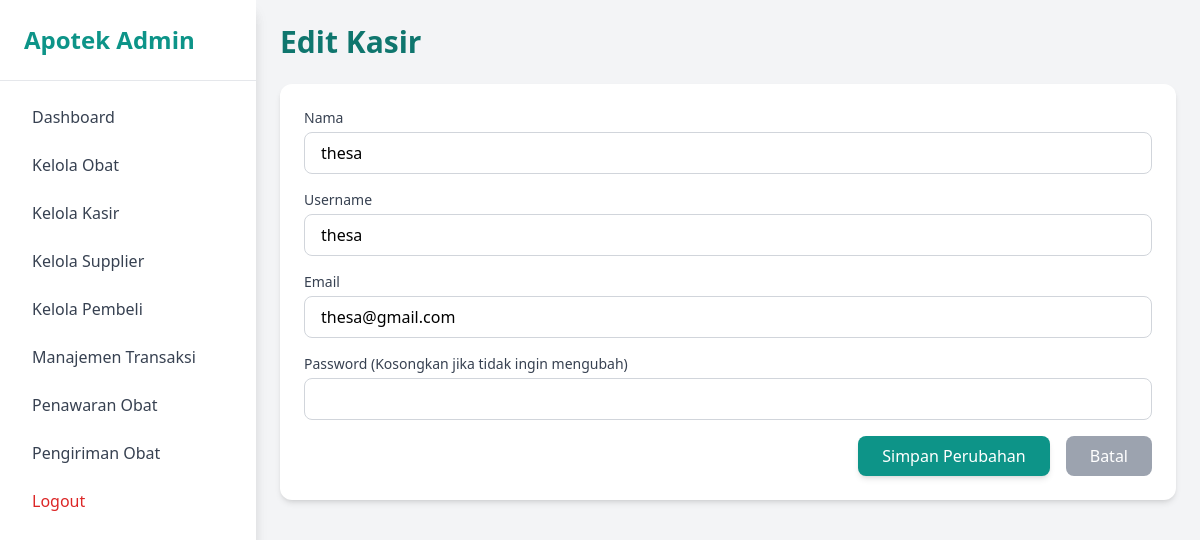
The app's page /admin/edit_kasir.php?id=1 (signed in) with its own data.
### tables this page shows
CREATE TABLE `kasir_222233` (
  `kasir_id_222233` int(11) NOT NULL,
  `user_id_222233` int(11) NOT NULL
);

CREATE TABLE `users_222233` (
  `user_id_222233` int(11) NOT NULL,
  `nama_222233` varchar(255) NOT NULL,
  `username_222233` varchar(100) NOT NULL,
  `email_222233` varchar(100) NOT NULL,
  `password_222233` varchar(255) NOT NULL,
  `role_222233` enum('admin','kasir','pembeli','supplier') NOT NULL,
  `created_at_222233` timestamp NOT NULL DEFAULT current_timestamp()
);

### admin/edit_kasir.php (the view, shortened to what this page needs)
<?php
include '../koneksi.php';
include 'sidebar.php';
$kasir_id = $_GET['id'];
$sql = "SELECT k.kasir_id_222233, u.user_id_222233, u.nama_222233, u.username_222233, u.email_222233
        FROM kasir_222233 k
        JOIN users_222233 u ON k.user_id_222233 = u.user_id_222233
        WHERE k.kasir_id_222233 = ?";
$stmt = $conn->prepare($sql);
$stmt->bind_param("i", $kasir_id);
$stmt->execute();
$result = $stmt->get_result();
$kasir = $result->fetch_assoc();
?>
<!DOCTYPE html>
<html lang="id">
<head>
    <script src="https://cdn.tailwindcss.com"></script>
</head>
<body class="bg-gray-100 font-sans min-h-screen">
<?php include 'sidebar.php'; ?>
<div class="ml-64 p-6">
    <h1 class="text-3xl font-bold text-teal-700 mb-6">Edit Kasir</h1>
    <form method="POST" action="" class="bg-white p-6 rounded-xl shadow-md space-y-4">
        <div>
            <label for="nama" class="block text-sm font-medium text-gray-700">Nama</label>
            <input type="text" name="nama" id="nama" value="<?= htmlspecialchars($kasir['nama_222233']) ?>" required class="w-full px-4 py-2 mt-1 border border-gray-300 rounded-lg">
        </div>
        <div>
            <label for="username" class="block text-sm font-medium text-gray-700">Username</label>
            <input type="text" name="username" id="username" value="<?= htmlspecialchars($kasir['username_222233']) ?>" required class="w-full px-4 py-2 mt-1 border border-gray-300 rounded-lg">
        </div>
        <div>
            <label for="email" class="block text-sm font-medium text-gray-700">Email</label>
            <input type="email" name="email" id="email" value="<?= htmlspecialchars($kasir['email_222233']) ?>" required class="w-full px-4 py-2 mt-1 border border-gray-300 rounded-lg">
        </div>
        <div>
            <label for="password" class="block text-sm font-medium text-gray-700">Password (Kosongkan jika tidak ingin mengubah)</label>
            <input type="password" name="password" id="password" class="w-full px-4 py-2 mt-1 border border-gray-300 rounded-lg">
        </div>
        <div class="flex justify-end space-x-4">
            <button type="submit" class="bg-teal-600 hover:bg-teal-700 text-white px-6 py-2 rounded-lg shadow-md">
                Simpan Perubahan
            </button>
            <a href="kasir.php" class="px-6 py-2 bg-gray-400 text-white rounded-lg hover:bg-gray-500">
                Batal
            </a>
        </div>
    </form>
</div>
</body>
</html>

### records on screen
kasir_222233: nama "thesa", username "thesa", email "thesa@gmail.com"
